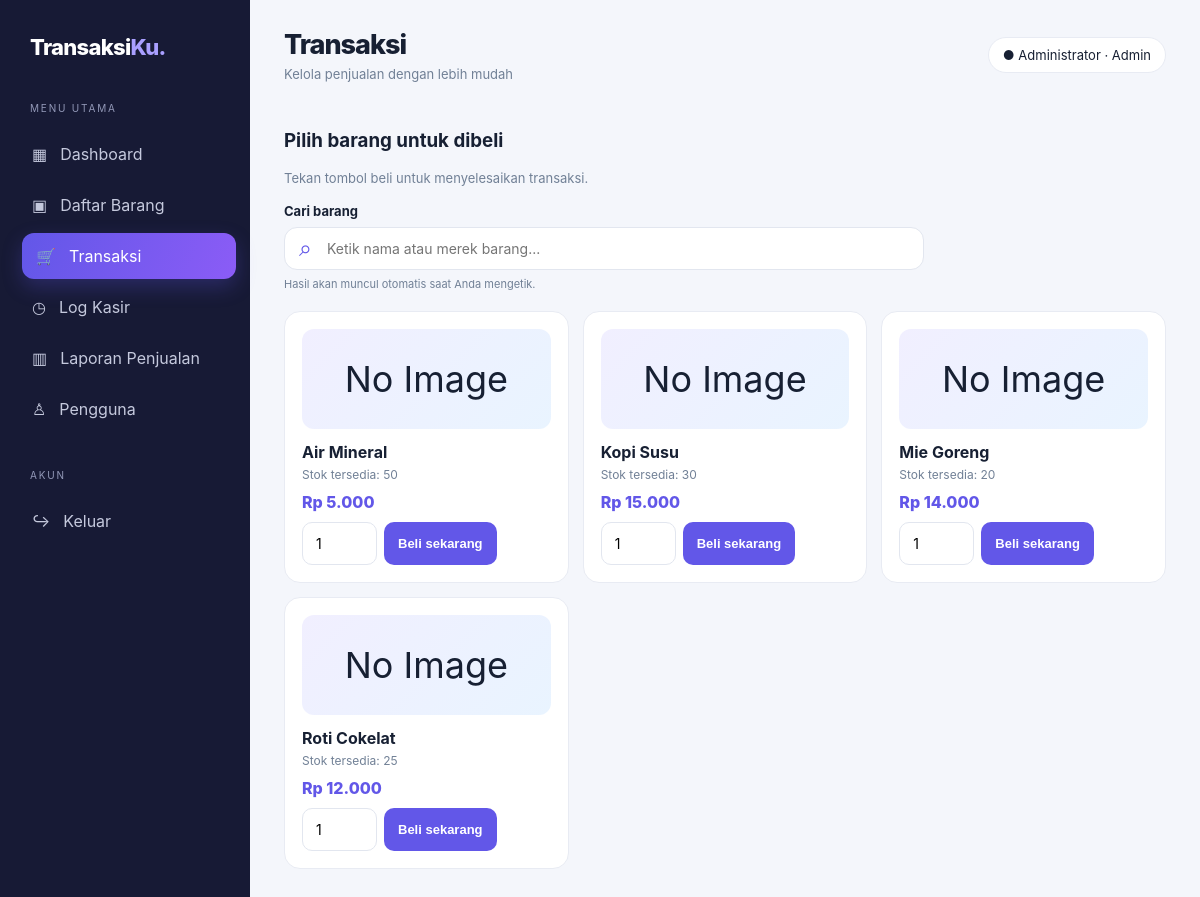
/shop.php (signed in), run on the app's committed database.
### tables this page shows
CREATE TABLE products (
  id INT AUTO_INCREMENT PRIMARY KEY,
  nama VARCHAR(120) NOT NULL,
  harga DECIMAL(12,2) NOT NULL,
  stok INT NOT NULL DEFAULT 0,
  gambar VARCHAR(255) NULL DEFAULT NULL,
  created_at TIMESTAMP DEFAULT CURRENT_TIMESTAMP
);

### config.php (called while the page is built, shortened)
<?php
function e($value): string { return htmlspecialchars((string)$value, ENT_QUOTES, 'UTF-8'); }
function rupiah($value): string { return 'Rp ' . number_format((float)$value, 0, ',', '.'); }

### shop.php (the view, shortened to what this page needs)
<?php
require 'config.php';require_login();
$products=$pdo->query('SELECT * FROM products WHERE stok>0 ORDER BY nama')->fetchAll();require 'partials.php';layout_start('Transaksi','transaksi');
?>
<div class="panel-head"><div><h3>Pilih barang untuk dibeli</h3><div class="sub">Tekan tombol beli untuk menyelesaikan transaksi.</div></div></div>
<?php if($products): ?>
<div class="shop-search">
    <label class="shop-search-label" for="productSearch">Cari barang</label>
    <div class="shop-search-control">
        <span class="shop-search-icon" aria-hidden="true">⌕</span>
        <input class="input shop-search-input" type="search" id="productSearch" placeholder="Ketik nama atau merek barang..." autocomplete="off" aria-controls="shopProductGrid">
    </div>
    <div class="shop-search-hint">Hasil akan muncul otomatis saat Anda mengetik.</div>
</div>
<div class="product-grid" id="shopProductGrid"><?php foreach($products as $p): ?><div class="product-card" data-product-name="<?= e($p['nama']) ?>"><div class="product-art"><?php if(!empty($p['gambar'])): ?><img class="shop-product-image" src="<?= e($p['gambar']) ?>" alt="<?= e($p['nama']) ?>"><?php else: ?>No Image<?php endif; ?></div><h4><?= e($p['nama']) ?></h4><div class="muted">Stok tersedia: <?= (int)$p['stok'] ?></div><div class="price"><?= rupiah($p['harga']) ?></div><form method="post" class="actions"><input type="hidden" name="product_id" value="<?= $p['id'] ?>"><input class="input" style="width:75px" type="number" name="qty" min="1" max="<?= (int)$p['stok'] ?>" value="1"><button class="btn">Beli sekarang</button></form></div><?php endforeach; ?></div>
<?php elseif(!$products): ?><div class="panel">Belum ada barang yang tersedia.</div><?php endif; ?>

### style.css (style rules this page uses)
:root { --ink:#172033;--muted:#718096;--primary:#6257e8;--primary2:#8b5cf6;--bg:#f4f6fb;--line:#e8ebf3 }
* { box-sizing:border-box }
body { margin:0;background:var(--bg);color:var(--ink);font-family:Inter,ui-sans-serif,system-ui,-apple-system,"Segoe UI",sans-serif }
.sub { color:var(--muted);font-size:13px;margin-top:5px }
.panel-head { display:flex;justify-content:space-between;align-items:center;gap:12px;margin-bottom:17px }
.btn { border:0;display:inline-flex;align-items:center;justify-content:center;gap:7px;padding:10px 14px;border-radius:10px;background:var(--primary);color:#fff;font-weight:650;font-size:13px;cursor:pointer;transition:.2s }
.input,.select { width:100%;border:1px solid #e2e6ef;border-radius:10px;padding:12px 13px;font:inherit;font-size:14px;outline:none;background:#fff }
.actions { display:flex;gap:7px;flex-wrap:wrap }
.product-grid { display:grid;grid-template-columns:repeat(3,minmax(0,1fr));gap:14px }
.product-card { background:#fff;border:1px solid var(--line);padding:17px;border-radius:16px;transition:.22s }
.product-art { height:100px;border-radius:12px;background:linear-gradient(135deg,#f1efff,#e9f4ff);display:flex;align-items:center;justify-content:center;font-size:36px;margin-bottom:13px;overflow:hidden }
.product-card h4 { margin:0 0 5px }
.muted { color:var(--muted);font-size:12px }
.price { font-weight:800;color:var(--primary);margin:10px 0 }
.shop-search { max-width:640px;margin:0 0 20px }
.shop-search-label { display:block;margin-bottom:8px;font-size:13px;font-weight:700;color:var(--ink) }
.shop-search-control { position:relative;display:flex;align-items:center }
.shop-search-input { padding-left:42px;padding-right:45px;border-radius:13px;transition:border-color .2s,box-shadow .2s }
.shop-search-icon { position:absolute;left:15px;color:var(--primary);font-size:23px;line-height:1;pointer-events:none }
.shop-search-hint { margin-top:7px;color:var(--muted);font-size:11px }

### data on the page
products: shows "No Image", nama "Air Mineral", stok "50", harga "Rp 5.000"
products: shows "No Image", nama "Kopi Susu", stok "30", harga "Rp 15.000"
products: shows "No Image", nama "Mie Goreng", stok "20", harga "Rp 14.000"
products: shows "No Image", nama "Roti Cokelat", stok "25", harga "Rp 12.000"

### other printed values
$title "Transaksi"
$u['nama'] "Administrator"
$u['role'] "Admin"
